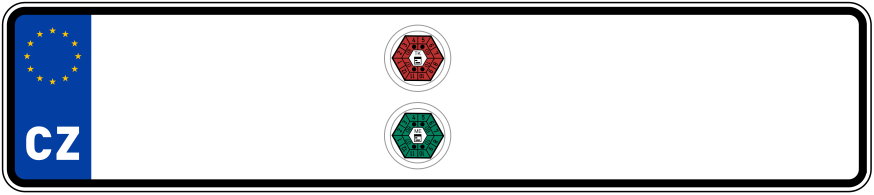
#> input picture resources/CZ-number-plate-2004.png, 1748 x 389 px (shown at 1/2 size)
$ python licenseplate_noborder.py
#> lines starting #> are read from the running program, lines starting #| are printed output that depends on the picture
from PIL import Image, ImageDraw, ImageFont
import string
import random

import pymeanshift as pms
import os
import sys

random.seed(4141)
def rnd_str(l):
	return ''.join(random.choices(string.ascii_uppercase + string.digits, k=l))

# https://en.wikipedia.org/wiki/Vehicle_registration_plates_of_the_Czech_Republic


font = ImageFont.truetype('resources/din1451alt.ttf', size=310)
color = 'rgb(0, 0, 0)' # black

for i in range(1,5):
	part1 = rnd_str(3)
	part2 = rnd_str(4)


	##########################################################
	image = Image.open('resources/CZ-number-plate-2004.png')
#> image is the input picture: PIL image 1748x389 RGBA; mean R, G, B, A 197.9, 201.7, 207.9, 247.9
	draw = ImageDraw.Draw(image)

	draw.text((250, 0), part1, fill=color, font=font)
	draw.text((950, 0), part2, fill=color, font=font)
	image.save('output/' + str(i) + '_' + part1 + '_' + part2 + '.png')
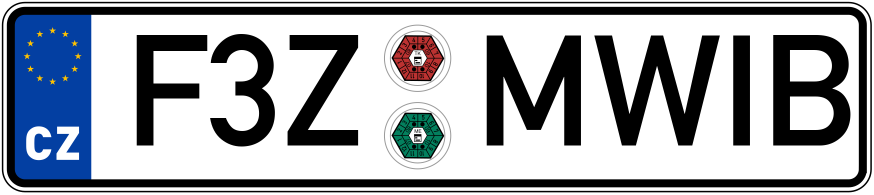
#> saved as 1_F3Z_MWIB.png: PIL image 1748x389 RGBA (shown at 1/2 size); mean R, G, B, A 153.7, 157.6, 163.8, 247.9; transparent parts drawn white
